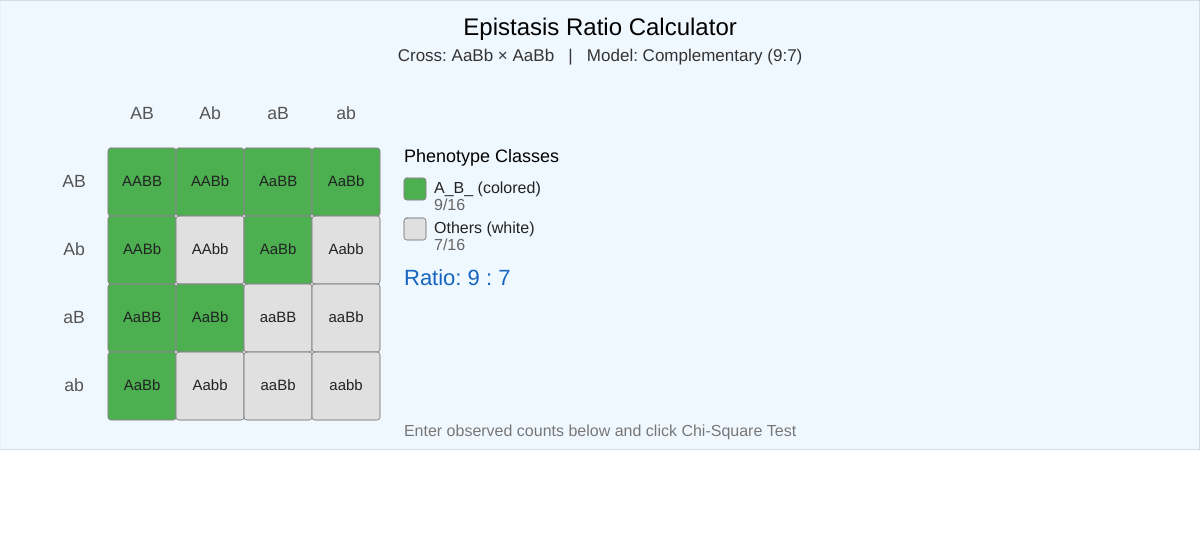
Frame 1 (no input)
Frame 60 (no input): identical to frame 1, image omitted
Frame 120 (the mouse pressed at the canvas centre since frame 60): identical to frame 1, image omitted

The p5.js sketch that drew this single still picture (run headless with seeded random() and noise() and a simulated clock; from frame 60 on, the mouse is pressed at the canvas centre):

// p5.js sketch
// ── sketch.js
// Epistasis Ratio Calculator
// CANVAS_HEIGHT: 560
let drawHeight = 450;
let controlHeight = 110;
let canvasWidth, canvasHeight;

// Controls
let epistasisSelect;
let observedInputs = [];
let chiSquareButton;
let resetButton;
let chiSquareResult = '';
let chiSquarePValue = '';

// Classify a genotype string into its phenotypic category
function hasA(g) { return g.includes('A'); }
function hasB(g) { return g.includes('B'); }
function isA_B_(g) { return hasA(g) && hasB(g); }
function isA_bb(g) { return hasA(g) && !hasB(g); }
function isaaB_(g) { return !hasA(g) && hasB(g); }
function isaabb(g) { return !hasA(g) && !hasB(g); }

// Epistasis models: name -> { ratio, classify(genotype) -> class index }
const EPISTASIS_MODELS = {
  'Complementary (9:7)': {
    ratio: [9, 7],
    classes: [
      { name: 'A_B_ (colored)', color: '#4CAF50' },
      { name: 'Others (white)',  color: '#E0E0E0' }
    ],
    classify: function(g) {
      return isA_B_(g) ? 0 : 1;
    }
  },
  'Duplicate (15:1)': {
    ratio: [15, 1],
    classes: [
      { name: 'A_ or B_ (wild)', color: '#42A5F5' },
      { name: 'aabb (mutant)',    color: '#E0E0E0' }
    ],
    classify: function(g) {
      return isaabb(g) ? 1 : 0;
    }
  },
  'Dominant epistasis (12:3:1)': {
    ratio: [12, 3, 1],
    classes: [
      { name: 'A_ (epistatic)',   color: '#FF9800' },
      { name: 'aaB_ (expressed)', color: '#8BC34A' },
      { name: 'aabb (recessive)', color: '#E0E0E0' }
    ],
    classify: function(g) {
      if (hasA(g)) return 0;        // A_B_ and A_bb both epistatic
      if (isaaB_(g)) return 1;      // aaB_
      return 2;                      // aabb
    }
  },
  'Recessive epistasis (9:3:4)': {
    ratio: [9, 3, 4],
    classes: [
      { name: 'A_B_ (both)',      color: '#AB47BC' },
      { name: 'A_bb (A only)',    color: '#26C6DA' },
      { name: 'aa__ (epistatic)', color: '#E0E0E0' }
    ],
    classify: function(g) {
      if (isA_B_(g)) return 0;
      if (isA_bb(g)) return 1;
      return 2;  // aaB_ and aabb both masked
    }
  },
  'Suppression (13:3)': {
    ratio: [13, 3],
    classes: [
      { name: 'Suppressed/wt',    color: '#FFCA28' },
      { name: 'aaB_ (expressed)', color: '#EF5350' }
    ],
    classify: function(g) {
      // A_B_, A_bb, aabb all suppressed; only aaB_ expressed
      return isaaB_(g) ? 1 : 0;
    }
  }
};

// 4x4 Punnett square genotypes for AaBb x AaBb
// Rows: gametes from parent 1 (AB, Ab, aB, ab)
// Cols: gametes from parent 2 (AB, Ab, aB, ab)
const GENOTYPES = [
  ['AABB', 'AABb', 'AaBB', 'AaBb'],
  ['AABb', 'AAbb', 'AaBb', 'Aabb'],
  ['AaBB', 'AaBb', 'aaBB', 'aaBb'],
  ['AaBb', 'Aabb', 'aaBb', 'aabb']
];

const GAMETES = ['AB', 'Ab', 'aB', 'ab'];

function updateCanvasSize() {
  const container = document.querySelector('main');
  canvasWidth = container ? container.offsetWidth : windowWidth;
  canvasHeight = drawHeight + controlHeight;
}

function setup() {
  updateCanvasSize();
  const canvas = createCanvas(canvasWidth, canvasHeight);
  canvas.parent(document.querySelector('main'));
  textSize(16);

  // Build controls
  createControlsUI();
}

function createControlsUI() {
  // Epistasis type selector
  epistasisSelect = createSelect();
  epistasisSelect.parent(document.querySelector('main'));
  for (let key of Object.keys(EPISTASIS_MODELS)) {
    epistasisSelect.option(key);
  }
  epistasisSelect.style('font-size', '16px');
  epistasisSelect.style('padding', '4px 8px');
  epistasisSelect.style('margin', '6px 4px');
  epistasisSelect.changed(onModelChange);

  // Observed count inputs
  let model = getCurrentModel();
  buildObservedInputs(model);

  // Chi-square button
  chiSquareButton = createButton('Chi-Square Test');
  chiSquareButton.parent(document.querySelector('main'));
  chiSquareButton.style('font-size', '16px');
  chiSquareButton.style('padding', '4px 12px');
  chiSquareButton.style('margin', '6px 4px');
  chiSquareButton.mousePressed(runChiSquare);

  // Reset button
  resetButton = createButton('Reset');
  resetButton.parent(document.querySelector('main'));
  resetButton.style('font-size', '16px');
  resetButton.style('padding', '4px 12px');
  resetButton.style('margin', '6px 4px');
  resetButton.mousePressed(resetObserved);
}

function buildObservedInputs(model) {
  // Remove old inputs
  for (let inp of observedInputs) {
    inp.label.remove();
    inp.input.remove();
  }
  observedInputs = [];

  for (let i = 0; i < model.ratio.length; i++) {
    let lbl = createSpan(' Class ' + (i + 1) + ':');
    lbl.parent(document.querySelector('main'));
    lbl.style('font-size', '16px');
    lbl.style('margin-left', '8px');
    let inp = createInput('', 'number');
    inp.parent(document.querySelector('main'));
    inp.style('width', '60px');
    inp.style('font-size', '16px');
    inp.style('padding', '2px 4px');
    inp.style('margin', '6px 2px');
    observedInputs.push({ label: lbl, input: inp });
  }
}

function onModelChange() {
  let model = getCurrentModel();
  buildObservedInputs(model);
  chiSquareResult = '';
  chiSquarePValue = '';
}

function getCurrentModel() {
  let key = epistasisSelect ? epistasisSelect.value() : Object.keys(EPISTASIS_MODELS)[0];
  return EPISTASIS_MODELS[key];
}

function resetObserved() {
  for (let inp of observedInputs) {
    inp.input.value('');
  }
  chiSquareResult = '';
  chiSquarePValue = '';
}

function runChiSquare() {
  let model = getCurrentModel();
  let observed = [];
  let totalObs = 0;
  for (let inp of observedInputs) {
    let v = parseFloat(inp.input.value());
    if (isNaN(v) || v < 0) {
      chiSquareResult = 'Enter valid counts for all classes.';
      chiSquarePValue = '';
      return;
    }
    observed.push(v);
    totalObs += v;
  }
  if (totalObs === 0) {
    chiSquareResult = 'Total observed cannot be zero.';
    chiSquarePValue = '';
    return;
  }

  let ratioSum = model.ratio.reduce((a, b) => a + b, 0);
  let chiSq = 0;
  let details = [];
  for (let i = 0; i < model.ratio.length; i++) {
    let expected = (model.ratio[i] / ratioSum) * totalObs;
    let contrib = Math.pow(observed[i] - expected, 2) / expected;
    chiSq += contrib;
    details.push('E' + (i + 1) + '=' + expected.toFixed(1));
  }

  let df = model.ratio.length - 1;
  let p = chiSquarePValue_calc(chiSq, df);

  chiSquareResult = 'X\u00B2 = ' + chiSq.toFixed(3) + ', df = ' + df + ' (' + details.join(', ') + ')';
  chiSquarePValue = 'p \u2248 ' + p.toFixed(4) + (p < 0.05 ? '  \u2192 Reject null (p < 0.05)' : '  \u2192 Fail to reject (p \u2265 0.05)');
}

// Approximate chi-square p-value using regularized incomplete gamma function
function chiSquarePValue_calc(x, df) {
  if (x <= 0) return 1.0;
  return 1.0 - gammainc(df / 2.0, x / 2.0);
}

// Regularized lower incomplete gamma function P(a, x) via series expansion
function gammainc(a, x) {
  if (x < 0) return 0;
  if (x === 0) return 0;
  let sum = 0;
  let term = 1.0 / a;
  sum = term;
  for (let n = 1; n < 200; n++) {
    term *= x / (a + n);
    sum += term;
    if (Math.abs(term) < 1e-12) break;
  }
  return sum * Math.exp(-x + a * Math.log(x) - lnGamma(a));
}

function lnGamma(z) {
  // Lanczos approximation
  let g = 7;
  let coef = [
    0.99999999999980993,
    676.5203681218851,
    -1259.1392167224028,
    771.32342877765313,
    -176.61502916214059,
    12.507343278686905,
    -0.13857109526572012,
    9.9843695780195716e-6,
    1.5056327351493116e-7
  ];
  if (z < 0.5) {
    return Math.log(Math.PI / Math.sin(Math.PI * z)) - lnGamma(1 - z);
  }
  z -= 1;
  let x = coef[0];
  for (let i = 1; i < g + 2; i++) {
    x += coef[i] / (z + i);
  }
  let t = z + g + 0.5;
  return 0.5 * Math.log(2 * Math.PI) + (z + 0.5) * Math.log(t) - t + Math.log(x);
}

// Get color for a specific cell (row, col) given the current model
function getCellColor(model, row, col) {
  let genotype = GENOTYPES[row][col];
  let classIdx = model.classify(genotype);
  return model.classes[classIdx].color;
}

function draw() {
  // Drawing area
  fill('aliceblue');
  stroke('silver');
  strokeWeight(1);
  rect(0, 0, canvasWidth, drawHeight);

  // Control area
  fill('white');
  noStroke();
  rect(0, drawHeight, canvasWidth, controlHeight);

  let model = getCurrentModel();
  let modelName = epistasisSelect ? epistasisSelect.value() : Object.keys(EPISTASIS_MODELS)[0];

  // Title
  fill(0);
  noStroke();
  textAlign(CENTER, CENTER);
  textSize(24);
  text('Epistasis Ratio Calculator', canvasWidth / 2, 28);

  // Subtitle with selected type
  textSize(17);
  fill('#333');
  text('Cross: AaBb \u00D7 AaBb   |   Model: ' + modelName, canvasWidth / 2, 56);

  // Draw Punnett square
  let gridLeft = 40;
  let gridTop = 80;
  let cellSize = min((canvasWidth - 100) / 5.5, 68);
  let headerSize = cellSize;

  // Column headers
  textSize(max(14, cellSize * 0.26));
  textAlign(CENTER, CENTER);
  fill('#555');
  noStroke();
  for (let c = 0; c < 4; c++) {
    text(GAMETES[c], gridLeft + headerSize + c * cellSize + cellSize / 2, gridTop + headerSize / 2);
  }

  // Row headers
  for (let r = 0; r < 4; r++) {
    text(GAMETES[r], gridLeft + headerSize / 2, gridTop + headerSize + r * cellSize + cellSize / 2);
  }

  // Grid cells
  for (let r = 0; r < 4; r++) {
    for (let c = 0; c < 4; c++) {
      let x = gridLeft + headerSize + c * cellSize;
      let y = gridTop + headerSize + r * cellSize;
      let col = getCellColor(model, r, c);

      fill(col);
      stroke('#888');
      strokeWeight(1);
      rect(x, y, cellSize, cellSize, 3);

      // Genotype text
      fill('#222');
      noStroke();
      textSize(max(12, cellSize * 0.22));
      textAlign(CENTER, CENTER);
      text(GENOTYPES[r][c], x + cellSize / 2, y + cellSize / 2);
    }
  }

  // Legend and ratio display
  let legendX = gridLeft + headerSize + 4 * cellSize + 24;
  let legendY = gridTop + headerSize;
  let legendW = canvasWidth - legendX - 20;

  textAlign(LEFT, TOP);
  textSize(18);
  fill(0);
  noStroke();
  text('Phenotype Classes', legendX, legendY);

  let ratioStr = model.ratio.join(' : ');
  let ratioSum = model.ratio.reduce((a, b) => a + b, 0);

  for (let i = 0; i < model.classes.length; i++) {
    let y = legendY + 30 + i * 40;

    // Color swatch
    fill(model.classes[i].color);
    stroke('#888');
    strokeWeight(1);
    rect(legendX, y, 22, 22, 3);

    // Label with ratio
    fill('#222');
    noStroke();
    textSize(16);
    textAlign(LEFT, CENTER);
    text(model.classes[i].name, legendX + 30, y + 11);

    // Fraction
    textSize(16);
    fill('#666');
    text(model.ratio[i] + '/' + ratioSum, legendX + 30, y + 28);
  }

  // Ratio prominently displayed
  textSize(22);
  fill('#1565C0');
  noStroke();
  textAlign(LEFT, TOP);
  let ratioY = legendY + 30 + model.classes.length * 40 + 10;
  text('Ratio: ' + ratioStr, legendX, ratioY);

  // Chi-square results
  if (chiSquareResult !== '') {
    textSize(16);
    textAlign(LEFT, TOP);
    fill('#333');
    noStroke();
    let resY = ratioY + 36;
    text(chiSquareResult, legendX, resY);
    if (chiSquarePValue !== '') {
      let pColor = chiSquarePValue.indexOf('Reject') > -1 ? '#D32F2F' : '#2E7D32';
      fill(pColor);
      textSize(16);
      text(chiSquarePValue, legendX, resY + 22);
    }
  }

  // Instructions
  textSize(16);
  fill('#777');
  textAlign(CENTER, TOP);
  noStroke();
  text('Enter observed counts below and click Chi-Square Test', canvasWidth / 2, drawHeight - 26);
}

function windowResized() {
  updateCanvasSize();
  resizeCanvas(canvasWidth, canvasHeight);
}
